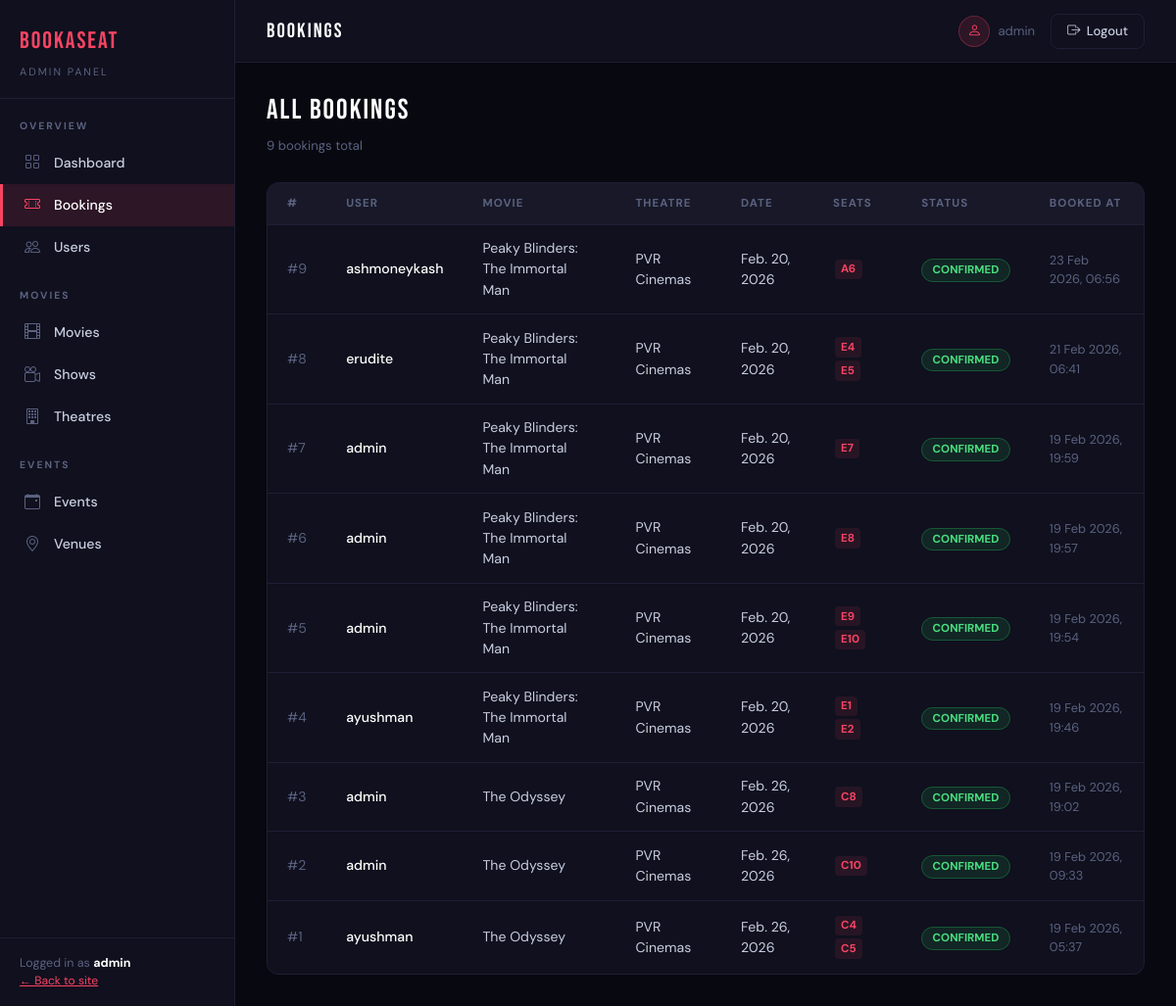
The page /dashboard/bookings/ (signed in) on the database as committed earlier.
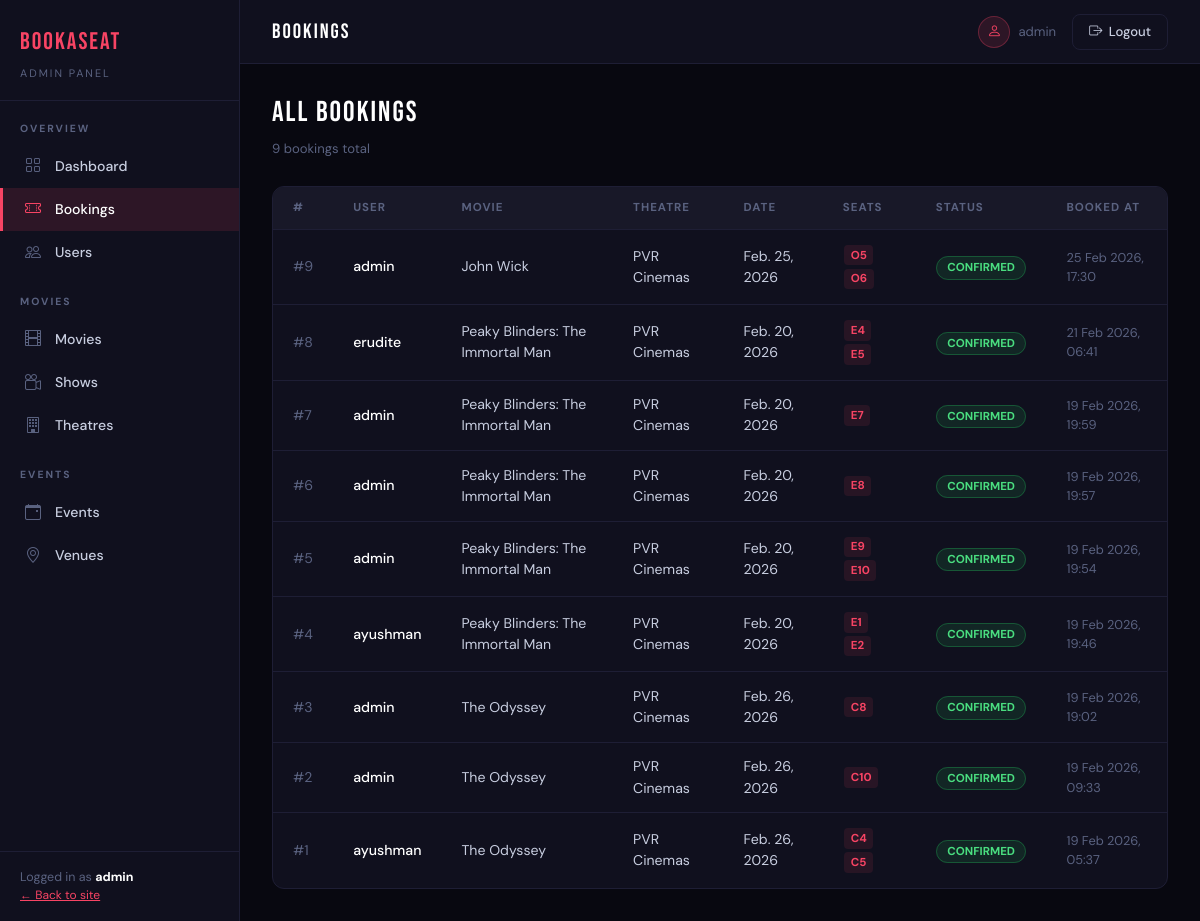
The same page on the database as committed later.
### bookings/models.py (models this page shows, shortened)
class Booking(models.Model):
    STATUS_CHOICES = [
        ('PENDING', 'Pending'),
        ('CONFIRMED', 'Confirmed'),
        ('CANCELLED', 'Cancelled'),
    ]
    user = models.ForeignKey(
        settings.AUTH_USER_MODEL,
        on_delete=models.CASCADE,
        related_name='bookings'
    )
    show = models.ForeignKey(
        'movies.Show',
        on_delete=models.CASCADE,
        related_name='bookings'
    )
    seats = models.ManyToManyField('Seat', related_name='seat_bookings')
    status = models.CharField(max_length=10, choices=STATUS_CHOICES, default='PENDING')
    created_at = models.DateTimeField(auto_now_add=True)

class Seat(models.Model):
    show = models.ForeignKey(
        'movies.Show',
        on_delete=models.CASCADE,
        related_name='seats'
    )
    seat_number = models.CharField(max_length=5)
    row = models.CharField(max_length=1)
    class Meta:
        unique_together = ('show', 'row', 'seat_number')

### movies/models.py (models this page shows, shortened)
class Show(models.Model):
    movie = models.ForeignKey(Movie, on_delete=models.CASCADE, related_name='shows')
    theatre = models.ForeignKey(Theatre, on_delete=models.CASCADE, related_name='shows')
    show_date = models.DateField()
    show_time = models.TimeField()
    price = models.DecimalField(max_digits=8,decimal_places=2)
    total_seats = models.PositiveIntegerField()
    available_seats = models.PositiveIntegerField()
    created_at = models.DateTimeField(auto_now_add=True)

class Movie(models.Model):
    title = models.CharField(max_length=255)
    description = models.TextField()
    duration = models.PositiveIntegerField(help_text="Duration in minutes")
    language = models.CharField(max_length=50)
    release_date = models.DateField()
    poster = models.ImageField(upload_to='movies/posters/')
    is_active = models.BooleanField(default=True)

class Theatre(models.Model):
    name = models.CharField(max_length=255)
    city = models.CharField(max_length=100)
    address = models.TextField()
    total_screens = models.PositiveIntegerField(default=1)

### dashboard/views.py (the view)
# urls.py: path('bookings/', views.booking_list, name='dashboard_bookings'),
@staff_member_required(login_url='login')
def booking_list(request):
    bookings = Booking.objects.select_related(
        'user', 'show__movie', 'show__theatre'
    ).prefetch_related('seats').order_by('-created_at')
    return render(request, 'dashboard/bookings/list.html', {
        'bookings': bookings, 'section': 'bookings'
    })

### dashboard/templates/dashboard/bookings/list.html (shortened to what this page needs)
{% extends 'dashboard/base.html' %}
{% block topbar_title %}BOOKINGS{% endblock %}
{% block content %}
<div class="page-heading">
  <div><h1>ALL BOOKINGS</h1><p>{{ bookings|length }} booking{{ bookings|length|pluralize }} total</p></div>
</div>
<div class="dash-table">
  <table class="admin-table">
    <thead>
      <tr><th>#</th><th>User</th><th>Movie</th><th>Theatre</th><th>Date</th><th>Seats</th><th>Status</th><th>Booked At</th></tr>
    </thead>
    <tbody>
      {% for booking in bookings %}
        <tr>
          <td style="color:var(--muted);">#{{ booking.id }}</td>
          <td style="color:#fff; font-weight:500;">{{ booking.user.username }}</td>
          <td>{{ booking.show.movie.title }}</td>
          <td>{{ booking.show.theatre.name }}</td>
          <td>{{ booking.show.show_date }}</td>
          <td>
            {% for seat in booking.seats.all %}
              <span style="background:rgba(248,68,100,0.1); color:#f84464; border-radius:4px; padding:0.1rem 0.4rem; font-size:0.72rem; font-weight:700; margin:0.1rem; display:inline-block;">
                {{ seat.row }}{{ seat.seat_number }}
              </span>
            {% endfor %}
          </td>
          <td>
            {% if booking.status == 'CONFIRMED' %}
              <span class="badge-active">{{ booking.status }}</span>
            {% elif booking.status == 'CANCELLED' %}
              <span class="badge-inactive">{{ booking.status }}</span>
            {% else %}
              <span style="color:var(--muted); font-size:0.78rem;">{{ booking.status }}</span>
            {% endif %}
          </td>
          <td style="color:var(--muted); font-size:0.8rem;">{{ booking.created_at|date:"d M Y, H:i" }}</td>
        </tr>
      {% empty %}
        <tr><td colspan="8" style="color:var(--muted); text-align:center; padding:2rem;">No bookings yet.</td></tr>
      {% endfor %}
    </tbody>
  </table>
</div>
{% endblock %}

Rows that differ between the two databases and show on the page:
changed Booking id 9: loses Seat (row "A", seat_number "6"); user.username "ashmoneykash" → "admin"; show.movie "Peaky Blinders: The Immortal Man" → "John Wick"; show.show_date "Feb. 20, 2026" → "Feb. 25, 2026"; created_at "23 Feb 2026, 06:56" → "25 Feb 2026, 17:30"
added Seat: row "O", seat_number "5", shown under Booking id 9
added Seat: row "O", seat_number "6", shown under Booking id 9
